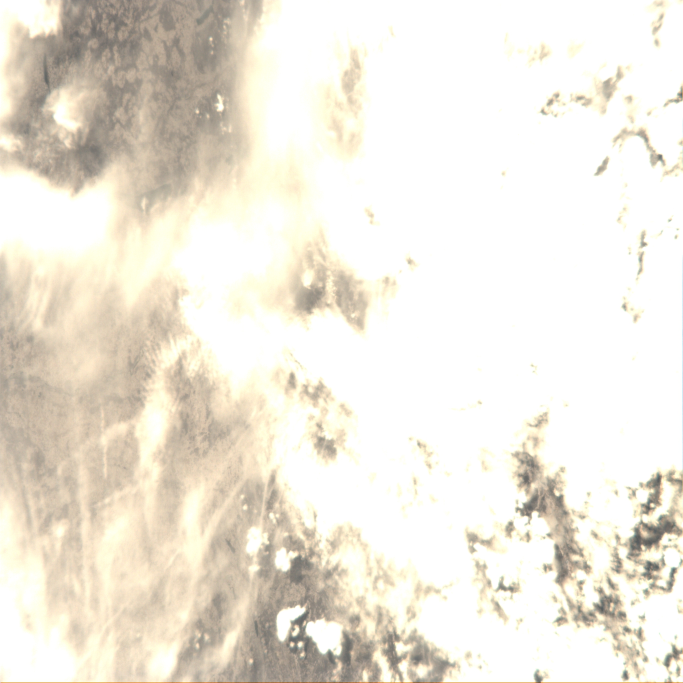
#> input picture Detect Clouds with OpenCV/pic1.jpg, 2048 x 2048 px (shown at 1/3 size)
$ python main.py --image pic1.jpg
#> lines starting #> are read from the running program, lines starting #| are printed output that depends on the picture; after the words box and inside, x2 and y2 are one past the last pixel; in counts of white or black regions, pixels touching at a corner belong together
#import cv2     $ pip install opencv-python
#import numpy   $ pip install numpy
#import argparse (preinstalled)
import cv2
import numpy as np
import argparse

if __name__ == "__main__":
    #percentage calculator
    def percentage(percent, whole):
        return (percent * 100) / whole

    #text template
    def text(pos1, pos2, text):
        position = (pos1, pos2)
        cv2.putText(
        erosion, #numpy array on which text is written
        text, #text
        position, #position at which writing has to start
        cv2.FONT_HERSHEY_SIMPLEX, #font family
        1, #font size
        (209, 80, 0, 255), #font color
        3) #font stroke

    #--image command
    ap = argparse.ArgumentParser()
    ap.add_argument("-i", "--image", required=True, help="path to the input image")
    args = vars(ap.parse_args())

    #set image
    img = cv2.imread(args["image"], cv2.IMREAD_UNCHANGED)
#> img is the input picture: shape (2048, 2048, 3); mean B, G, R 220.3, 232.2, 237.8

    #get reselution
    dimensions = img.shape
#> dimensions = (2048, 2048, 3)
    height = img.shape[0]
#> height = 2048
    width = img.shape[1]
#> width = 2048

    #calculate pixel
    reselution = height * width
#> reselution = 4194304

    #resize reselution
    if width > 1024:
        showheight =  height / 2
#> showheight = 1024
        showwidth = width / 2
#> showwidth = 1024
    else:
        showheight =  height
        showwidth = width

    #get clouds
    gray = cv2.cvtColor(img, cv2.COLOR_BGR2GRAY)
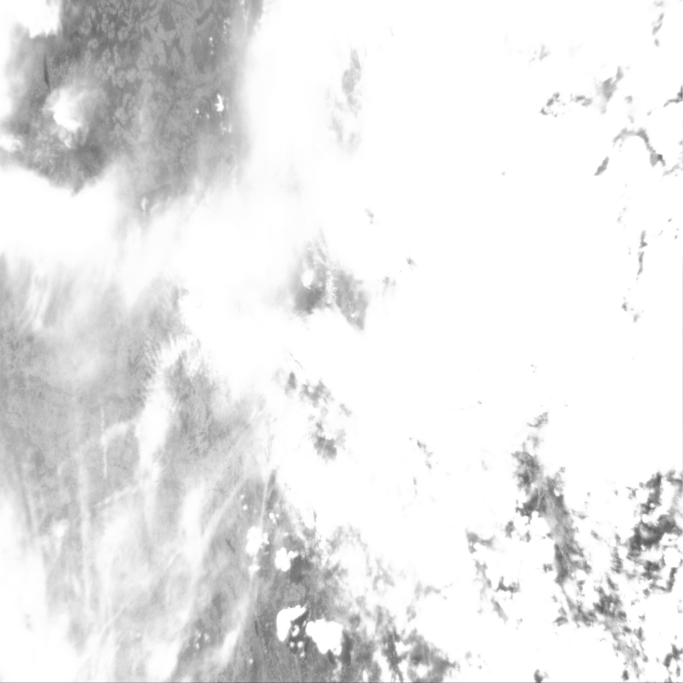
#> gray: shape (2048, 2048) (shown at 1/3 size); min 70, max 255, mean 232.5
    ret, thresh = cv2.threshold(gray, 250, 255, cv2.THRESH_BINARY)
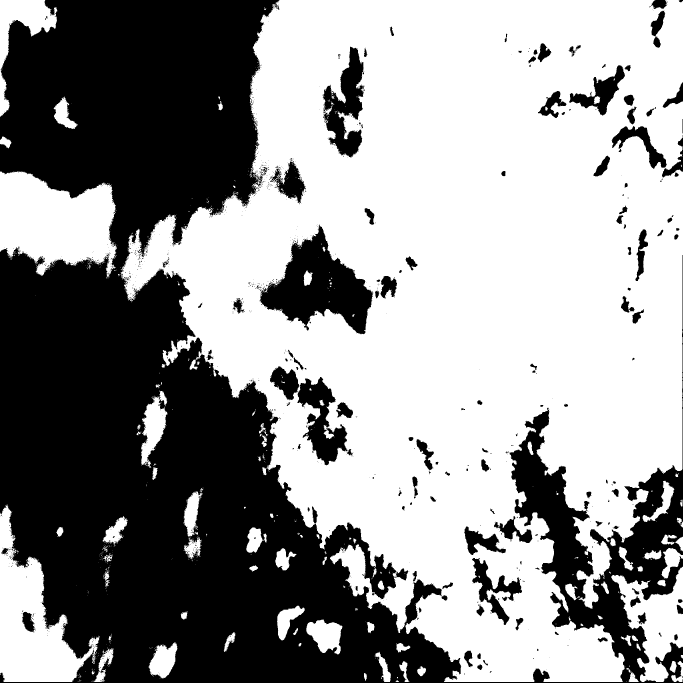
#> thresh: shape (2048, 2048) (shown at 1/3 size); 57.8% white; 1531 black regions (1387 under 20 px), largest, box (x1, y1, x2, y2) and area: (0, 0, 2048, 2048) 1592854, (779, 674, 1120, 1003) 52976, (968, 140, 1092, 474) 20630

    #paint clouds green
    img[thresh == 255] = 124,252,0
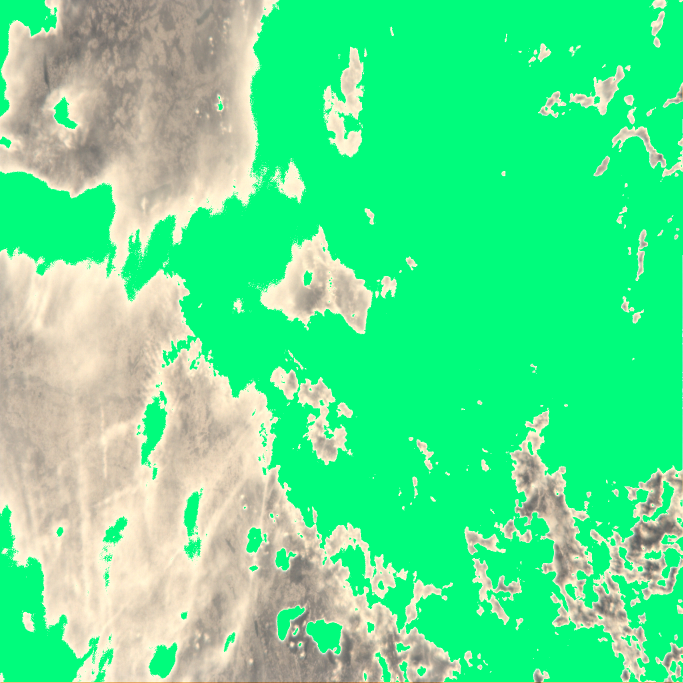
#> img: shape (2048, 2048, 3) (shown at 1/3 size); mean B, G, R 146.9, 230.5, 90.6

    #get cloud pixel
    px = np.sum(gray >= 250)
#> px = 2456072

    #stuff
    kernel = cv2.getStructuringElement(cv2.MORPH_ELLIPSE, (5, 5))
    erosion = cv2.erode(img, kernel, iterations = 1)
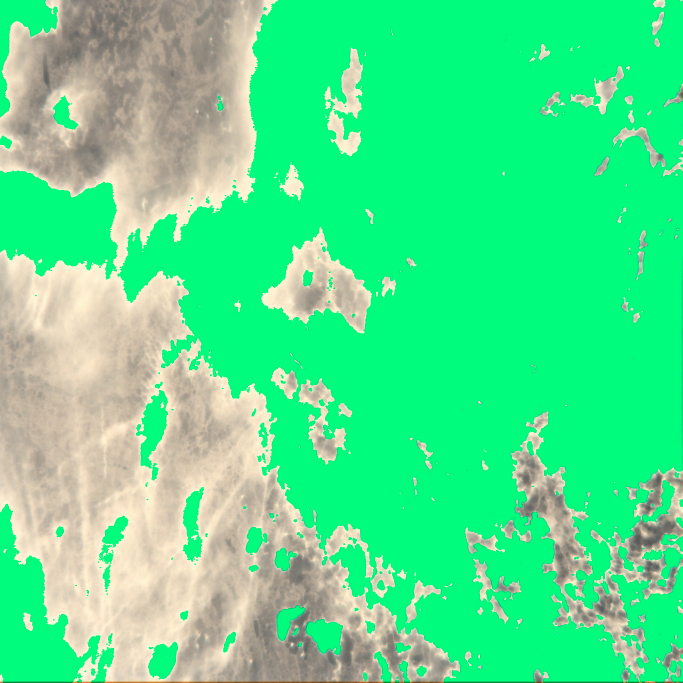
#> erosion: shape (2048, 2048, 3) (shown at 1/3 size); mean B, G, R 142.1, 227.7, 80.8

    #write text
    text(10, 50, "Clouds: " + str(percentage(px, reselution).round(2)) + "%")
#> in text, `position = (pos1, pos2)`: position = (10, 50)
    text(10, 90, "Reselution: " + str(width) + " * " + str(height))
    if width != showheight:
        text(10, 130, "Resized Reselution: " + str(int(showwidth)) + " * " + str(int(showheight)))

    #open image
    cv2.namedWindow('image', cv2.WINDOW_NORMAL)
    cv2.resizeWindow('image', int(showwidth), int(showheight))
    cv2.imshow("image", erosion)
    cv2.waitKey(0)
    cv2.destroyAllWindows()

$ run again, on Detect Clouds with OpenCV/pic3.jpg
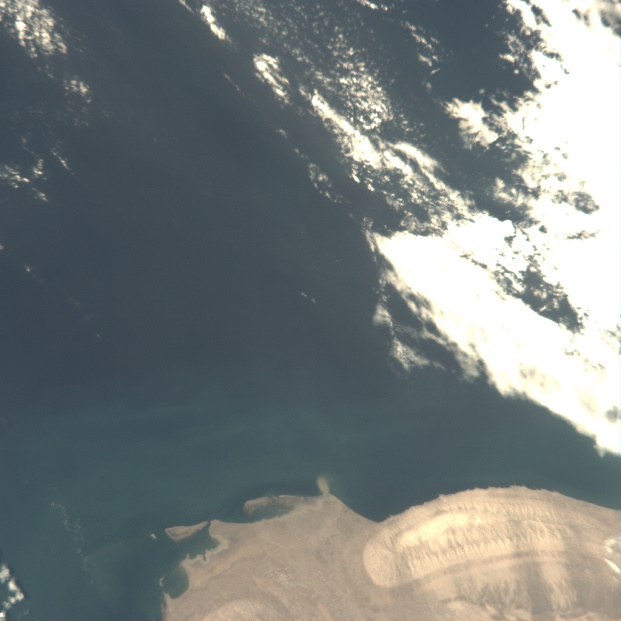
#> input picture Detect Clouds with OpenCV/pic3.jpg, 621 x 621 px
#> img is the input picture: shape (621, 621, 3); mean B, G, R 125.2, 125.6, 119.1
#> `ret, thresh = cv2.threshold(gray, 250, 255, cv2.THRESH_BINARY)`:
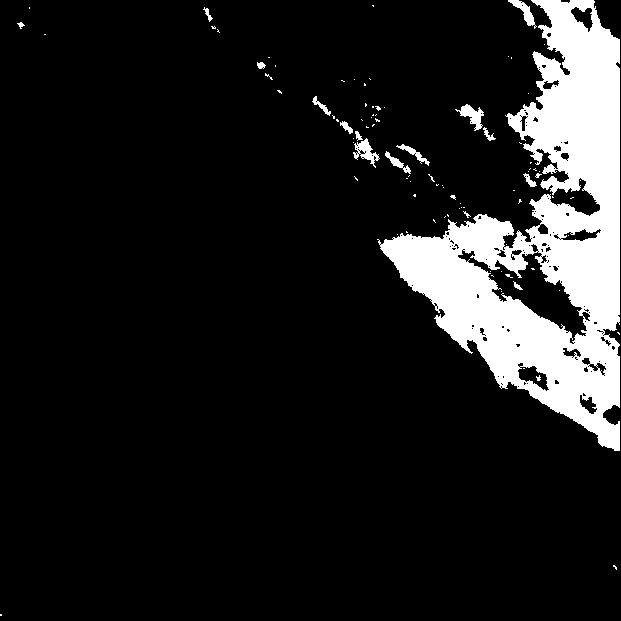
#> thresh: shape (621, 621); 11.8% white; 93 white regions (78 under 20 px), largest, box (x1, y1, x2, y2) and area: (377, 0, 620, 451) 43384, (455, 104, 484, 131) 321, (353, 138, 380, 168) 310
#> img: shape (621, 621, 3); 11.79% of pixels changed, all inside (x1, y1, x2, y2) = (0, 0, 620, 616)
#> px = 46381
#> position = (10, 50)
#> in text (call 2), `cv2.putText( erosion,`:
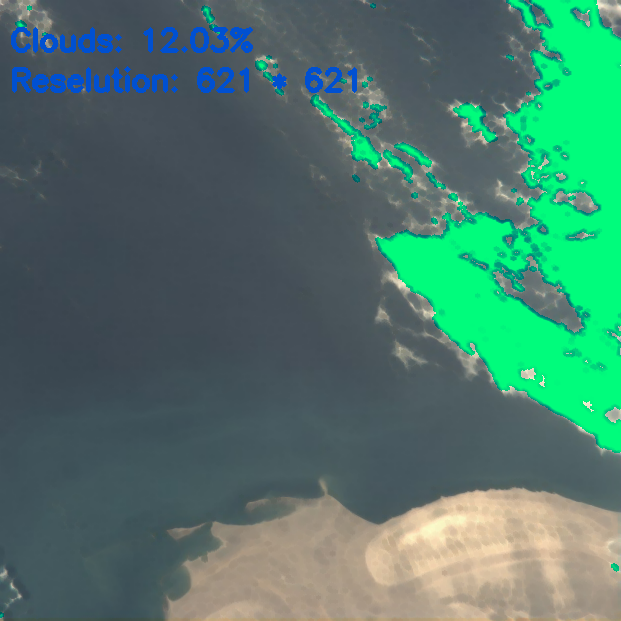
#> erosion: shape (621, 621, 3); mean B, G, R 105.7, 118.8, 76.8
